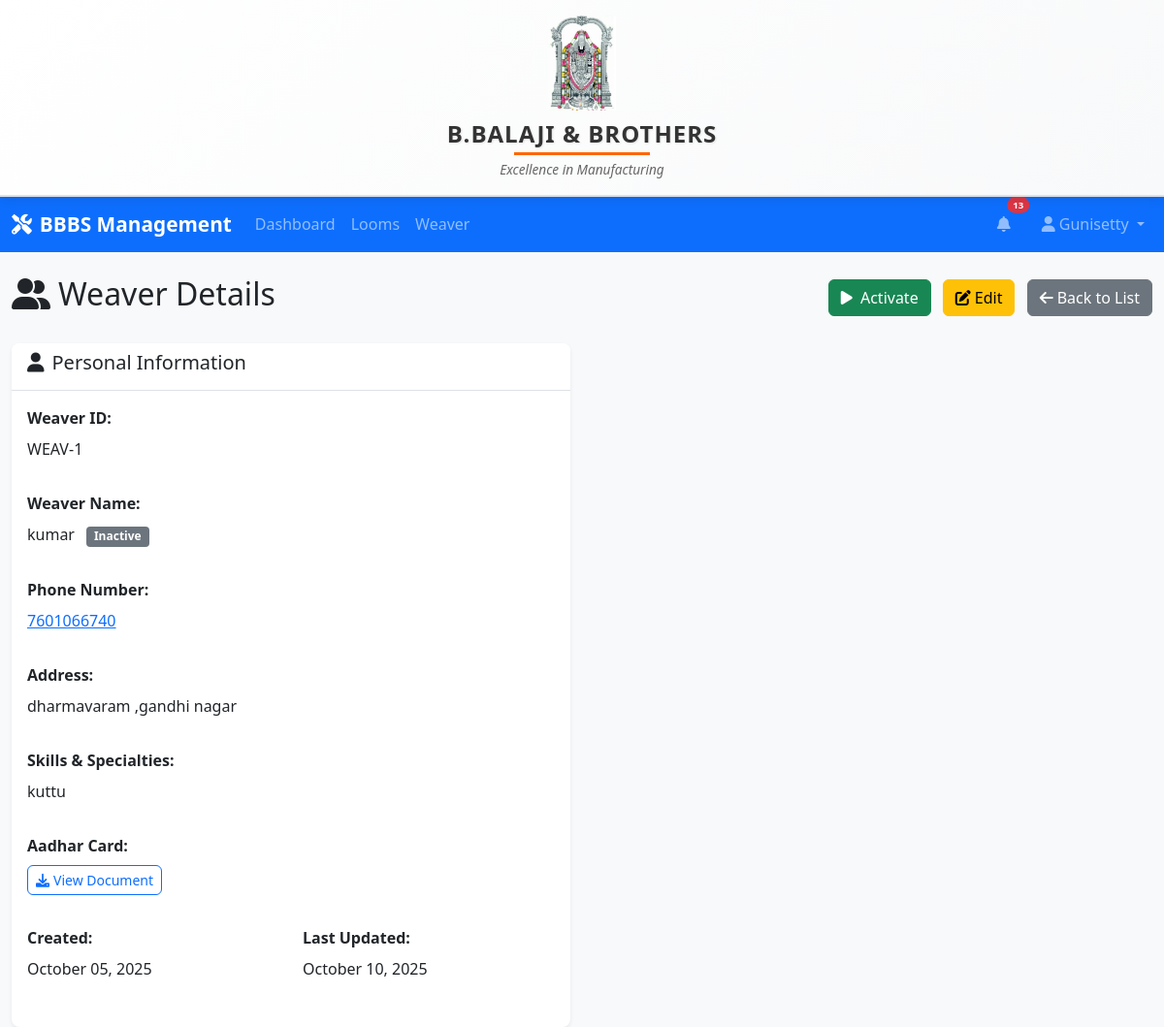
The page /weaver/view_weaver/1 (signed in) on the database its author committed.
### models/user.py (models this page shows, shortened)
class User(UserMixin, db.Model):
    __tablename__ = 'users'
    id = db.Column(db.Integer, primary_key=True)
    firstname = db.Column(db.String(50), nullable=False)
    lastname = db.Column(db.String(50), nullable=False)
    username = db.Column(db.String(80), unique=True, nullable=False, index=True)
    email = db.Column(db.String(120), unique=True, nullable=False, index=True)
    password_hash = db.Column(db.String(255), nullable=False)
    created_at = db.Column(db.DateTime, default=datetime.utcnow)
    updated_at = db.Column(db.DateTime, default=datetime.utcnow, onupdate=datetime.utcnow)
    looms = db.relationship('Loom', backref='user', lazy=True, cascade='all, delete-orphan')
    weavers = db.relationship('Weaver', backref='user', lazy=True, cascade='all, delete-orphan')
    looms = db.relationship('Loom', backref='user', lazy=True)

### models/weaver.py (models this page shows, shortened)
class Weaver(db.Model):
    __tablename__ = 'weavers'
    id = db.Column(db.Integer, primary_key=True)
    weavername = db.Column(db.String(100), nullable=False)
    phonenumber = db.Column(db.String(15), nullable=False)
    aadharcard = db.Column(db.String(200), nullable=True)  # File path for uploaded Aadhaar card
    address = db.Column(db.Text, nullable=True)  # Optional address field
    skills = db.Column(db.Text, nullable=True)  # Optional skills/specialties
    is_active = db.Column(db.Boolean, default=True)  # Active status
    total_credit = db.Column(db.Float, default=0.0)
    user_id = db.Column(db.Integer, db.ForeignKey('users.id'), nullable=False, index=True)
    created_at = db.Column(db.DateTime, default=datetime.utcnow, index=True)
    updated_at = db.Column(db.DateTime, default=datetime.utcnow, onupdate=datetime.utcnow)

### controllers/weaver_controller.py (the view)
@weaver_bp.route('/view_weaver/<int:id>')
@login_required
def view_weaver(id):
    weaver = Weaver.query.filter_by(id=id, user_id=current_user.id).first_or_404()
    return render_template('view_weaver.html', weaver=weaver)

### templates/view_weaver.html (shortened to what this page needs)
{% extends "base.html" %}
{% block content %}
<div class="d-flex justify-content-between align-items-center mb-4">
    <h2><i class="fas fa-user-friends me-2"></i>Weaver Details</h2>
    <div>
        <form method="POST" action="{{ url_for('weaver.toggle_status', id=weaver.id) }}" class="d-inline">
            <button type="submit" class="btn btn-{% if weaver.is_active %}warning{% else %}success{% endif %} me-2">
                <i class="fas fa-{% if weaver.is_active %}pause{% else %}play{% endif %} me-1"></i>
                {% if weaver.is_active %}Deactivate{% else %}Activate{% endif %}
            </button>
        </form>
        <a href="{{ url_for('weaver.edit_weaver', id=weaver.id) }}" class="btn btn-warning me-2">
            <i class="fas fa-edit me-1"></i>Edit
        </a>
        <a href="{{ url_for('weaver.weaver') }}" class="btn btn-secondary">
            <i class="fas fa-arrow-left me-1"></i>Back to List
        </a>
    </div>
</div>
<div class="row">
    <div class="col-md-6">
        <div class="card">
            <div class="card-header">
                <h5><i class="fas fa-user me-2"></i>Personal Information</h5>
            </div>
            <div class="card-body">
                <div class="row">
                    <div class="col-12 mb-3">
                        <label class="form-label"><strong>Weaver ID:</strong></label>
                        <p>WEAV-{{ weaver.id }}</p>
                    </div>
                    <div class="col-12 mb-3">
                        <label class="form-label"><strong>Weaver Name:</strong></label>
                        <p>
                            {{ weaver.weavername }}
                            {% if weaver.is_active %}
                                <span class="badge bg-success ms-2">Active</span>
                            {% else %}
                                <span class="badge bg-secondary ms-2">Inactive</span>
                            {% endif %}
                        </p>
                    </div>
                    <div class="col-12 mb-3">
                        <label class="form-label"><strong>Phone Number:</strong></label>
                        <p><a href="tel:{{ weaver.phonenumber }}">{{ weaver.phonenumber }}</a></p>
                    </div>
                    {% if weaver.address %}
                    <div class="col-12 mb-3">
                        <label class="form-label"><strong>Address:</strong></label>
                        <p>{{ weaver.address }}</p>
                    </div>
                    {% endif %}
                    {% if weaver.skills %}
                    <div class="col-12 mb-3">
                        <label class="form-label"><strong>Skills & Specialties:</strong></label>
                        <p>{{ weaver.skills }}</p>
                    </div>
                    {% endif %}
                    <div class="col-12 mb-3">
                        <label class="form-label"><strong>Aadhar Card:</strong></label>
                        {% if weaver.aadharcard %}
                            <p>
                                <a href="{{ url_for('static', filename='uploads/' + weaver.aadharcard) }}" target="_blank" class="btn btn-sm btn-outline-primary">
                                    <i class="fas fa-download me-1"></i>View Document
                                </a>
                            </p>
                        {% else %}
                            <p class="text-muted">Not uploaded</p>
                        {% endif %}
                    </div>
                    <div class="col-md-6 mb-3">
                        <label class="form-label"><strong>Created:</strong></label>
                        <p>{{ weaver.created_at.strftime('%B %d, %Y') if weaver.created_at else '—' }}</p>
                    </div>
                    <div class="col-md-6 mb-3">
                        <label class="form-label"><strong>Last Updated:</strong></label>
                        <p>{{ weaver.updated_at.strftime('%B %d, %Y') if weaver.updated_at else '—' }}</p>
                    </div>
                </div>
            </div>
        </div>
    </div>
{% endblock %}

### templates/base.html (shortened to what this page needs)
<!DOCTYPE html>
<html lang="en">
<head>
    <link href="https://cdn.jsdelivr.net/npm/bootstrap@5.1.3/dist/css/bootstrap.min.css" rel="stylesheet">
    <link href="https://cdnjs.cloudflare.com/ajax/libs/font-awesome/6.0.0/css/all.min.css" rel="stylesheet">
    <link href="{{ url_for('static', filename='css/style.css') }}" rel="stylesheet">
</head>
<body>
    <div class="company-header-fixed">
        <div class="container-fluid text-center py-3">
            <div class="company-logo-header">
                <img src="{{ url_for('static', filename='images/venkateswara.jpg') }}"
                     alt="Venkateswara Swami"
                     class="venkateswara-img">
            </div>
            <h1 class="company-name-header">B.BALAJI & BROTHERS</h1>
            <p class="company-tagline-header">Excellence in Manufacturing</p>
        </div>
    </div>
    {% if current_user.is_authenticated %}
    <nav class="navbar navbar-expand-lg navbar-dark bg-primary">
        <div class="container-fluid">
            <a class="navbar-brand" href="{{ url_for('auth.dashboard') }}">
                <i class="fas fa-tools me-2"></i>BBBS Management
            </a>
            <div class="collapse navbar-collapse" id="navbarNav">
                <ul class="navbar-nav me-auto">
                    <li class="nav-item"><a class="nav-link" href="{{ url_for('auth.dashboard') }}">Dashboard</a></li>
                    <li class="nav-item"><a class="nav-link" href="{{ url_for('loom.looms') }}">Looms</a></li>
                    <li class="nav-item"><a class="nav-link" href="{{ url_for('weaver.weaver') }}">Weaver</a></li>
                </ul>
                <ul class="navbar-nav align-items-center">
                    <li class="nav-item dropdown me-3">
                        <a class="nav-link position-relative" href="#" id="notificationDropdown" role="button" data-bs-toggle="dropdown">
                            <i class="fas fa-bell"></i>
                            <span id="notification-count"
                                  class="position-absolute top-0 start-100 translate-middle badge rounded-pill bg-danger"
                                  style="font-size: 0.6rem; display: none;">0</span>
                        </a>
                    </li>
                    <li class="nav-item dropdown">
                        <a class="nav-link dropdown-toggle" href="#" role="button" data-bs-toggle="dropdown">
                            <i class="fas fa-user me-1"></i>{{ current_user.firstname }}
                        </a>
                    </li>
                </ul>
            </div>
        </div>
    </nav>
    {% endif %}
    <main class="{% if current_user.is_authenticated %}container-fluid mt-4{% else %}main-content{% endif %}">
        {% block content %}{% endblock %}
    </main>
</body>
</html>

### static/css/style.css (style rules this page uses)
.company-header-fixed { background: linear-gradient(135deg, #ffffff 0%, #f8f9fa 100%); border-bottom: 2px solid #e0e0e0; box-shadow: 0 2px 10px rgba(0, 0, 0, 0.1); position: relative; z-index: 1000; }
.company-logo-header { margin-bottom: 10px; }
.venkateswara-img { max-width: 70px; height: auto; border-radius: 0; border: none; box-shadow: none; }
.company-name-header { font-size: 1.5rem; font-weight: bold; color: #333; margin: 0 0 5px; letter-spacing: 1px; text-shadow: 1px 1px 2px rgba(0, 0, 0, 0.1); display: inline-block; position: relative; }
.company-name-header::after { content: ""; display: block; width: 50%; margin: 4px auto 0 auto; border-bottom: 3px solid #ff6600; }
.company-tagline-header { color: #666; font-size: 0.85rem; margin: 0; font-style: italic; }
body { background-color: #f8f9fa; font-family: 'Segoe UI', Tahoma, Geneva, Verdana, sans-serif; }
.navbar-brand { font-weight: bold; font-size: 1.3rem; }
.card { border: none; box-shadow: 0 0.125rem 0.25rem rgba(0, 0, 0, 0.075); border-radius: 0.5rem; }
.card-header { background-color: #fff; border-bottom: 1px solid #dee2e6; font-weight: 600; border-radius: 0.5rem 0.5rem 0 0 !important; }
.btn { border-radius: 0.375rem; font-weight: 500; }
.btn-success { background-color: #198754; border-color: #198754; }
.btn-warning { background-color: #ffc107; border-color: #ffc107; color: #000; }
.fade-in { animation: fadeIn 0.5s; }

### rows shown on the page
User: firstname "Gunisetty"
Weaver: id "1", weavername "kumar", phonenumber "7601066740", address "dharmavaram ,gandhi nagar", skills "kuttu", created_at "October 05, 2025", updated_at "October 10, 2025"
